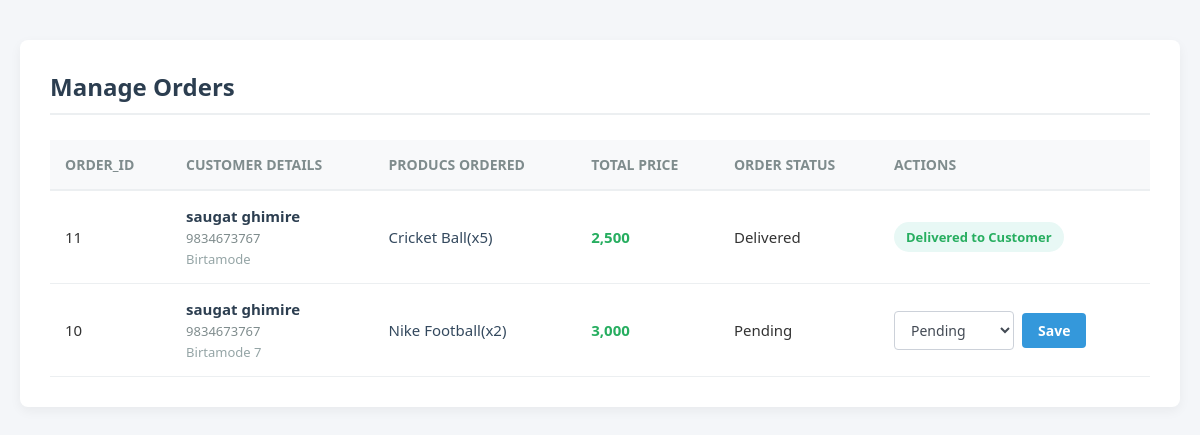
/view/admin/orders.php (signed in), run on the app's committed database.
### tables this page shows
CREATE TABLE `orders` (
  `order_id` int(11) NOT NULL,
  `purchase_order_id` varchar(100) NOT NULL,
  `user_id` int(11) NOT NULL,
  `customer_name` varchar(100) NOT NULL,
  `customer_phone` varchar(20) NOT NULL,
  `customer_email` varchar(100) DEFAULT NULL,
  `delivery_address` text NOT NULL,
  `total_amount` decimal(10,2) NOT NULL,
  `payment_method` varchar(50) NOT NULL DEFAULT 'khalti',
  `payment_status` varchar(50) NOT NULL DEFAULT 'pending',
  `order_status` varchar(50) DEFAULT 'Pending',
  `khalti_pidx` varchar(255) NOT NULL
);

### view/admin/orders.php (the view, shortened to what this page needs)
<?php
include '../../config/connection.php';
$orders_sql = "SELECT o.order_id,o.customer_name,o.customer_name,o.customer_phone
    ,o.delivery_address,o.total_amount,o.payment_status,o.order_status,
GROUP_CONCAT(CONCAT(p.product_name,'(x',op.quantity,')')SEPARATOR',') as all_products
FROM orders o
INNER JOIN order_products op ON o.order_id=op.order_id
INNER JOIN products p on op.product_id  = p.product_id
GROUP BY order_id
ORDER BY o.order_id DESC";
$order_result = $conn->query($orders_sql);
?>
<!DOCTYPE html>
<html lang="en">
<head>
    <link rel="stylesheet" href="../../assets/css/orders.css">
</head>
<body>
    <div class="orders-section" >
        <div class ="section-header">
        <h2> Manage Orders</h2>
    </div>
    <table class="orders-display-table">
        <thead>
            <tr class="headings">
                <th>Order_ID</th>
                <th>Customer Details</th>
                <th>Producs Ordered</th>
                <th>Total Price</th>
                <th>Order Status</th>
                <th>Actions</th>
            </tr>
        </thead>
        <tbody>
            <?php if ($order_result->num_rows > 0): ?>
                <?php while ($row = $order_result->fetch_assoc()): ?>
                    <tr class="details">
                    <td class="order_id"> <?php echo htmlspecialchars($row['order_id']); ?>
                    </td>
                        <td class=" cs-details">
                            <div class="cs-name"><?php echo htmlspecialchars($row['customer_name']); ?></div>
                            <div class="cs-phone"><?php echo htmlspecialchars($row['customer_phone']); ?></div>
                            <div class="cs-address"><?php echo htmlspecialchars($row['delivery_address']); ?></div>
                        </td>
                        <td class="products">
                            <?php echo htmlspecialchars($row['all_products']); ?>
                        </td>
                        <td class="total_amount">
                            <?php echo number_format($row['total_amount']) ?>
                        </td>
                        <td class="ORDER STATUS"><?php echo htmlspecialchars($row['order_status']) ?></td>
                        <td class="actions">
                            <?php if ($row['order_status'] === 'Delivered'): ?>
                                <span class="txt-completed">Delivered to Customer</span>
                            <?php else: ?>
                                <form action="" method="POST" class="status-form">
                                    <select name="order_status" class="status-dropdown">
                                        <option value="Pending">Pending</option>
                                    </select>
                                    <button type="submit" name="update-status" class="btn-save">Save</button>
                                </form>
                            <?php endif; ?>
                        </td>
                    </tr>
                <?php endwhile; ?>
            <?php else: ?>
                <tr>
                    <td colspan="6" class="no-data">No orders Found</td>
                </tr>
            <?php endif; ?>
        </tbody>
    </table>
</body>
</html>

### assets/css/orders.css (style rules this page uses)
* { margin: 0; padding: 0; box-sizing: border-box; font-family: 'Segoe UI', Tahoma, Geneva, Verdana, sans-serif; }
body { background-color: #f4f6f9; color: #333; padding: 40px 20px; }
.orders-section { max-width: 1200px; margin: 0 auto; background: #ffffff; padding: 30px; border-radius: 8px; box-shadow: 0 4px 12px rgba(0, 0, 0, 0.05); }
.section-header h2 { font-size: 24px; color: #2c3e50; margin-bottom: 25px; border-bottom: 2px solid #eceff1; padding-bottom: 10px; }
.orders-display-table { width: 100%; border-collapse: collapse; text-align: left; }
.orders-display-table th { background-color: #f8f9fa; color: #7f8c8d; font-size: 14px; text-transform: uppercase; font-weight: 600; padding: 15px; border-bottom: 2px solid #eceff1; }
.orders-display-table td { padding: 15px; border-bottom: 1px solid #eceff1; vertical-align: middle; font-size: 15px; }
.cs-name { font-weight: bold; color: #2c3e50; }
.cs-phone { font-size: 13px; color: #7f8c8d; margin: 3px 0; }
.cs-address { font-size: 13px; color: #95a5a6; }
.products { max-width: 250px; color: #34495e; line-height: 1.4; }
.total_amount { font-weight: bold; color: #27ae60; }
.status-form { display: flex; gap: 8px; align-items: center; }
.status-dropdown { padding: 8px 12px; border: 1px solid #ccd1d9; border-radius: 4px; background-color: #fff; color: #434a54; outline: none; cursor: pointer; font-size: 14px; }
.btn-save { background-color: #3498db; color: white; border: none; padding: 8px 16px; border-radius: 4px; cursor: pointer; font-weight: 600; font-size: 14px; transition: background 0.2s ease; }
.txt-completed { color: #27ae60; font-weight: 600; background-color: #e8f8f5; padding: 6px 12px; border-radius: 20px; font-size: 13px; display: inline-block; }

### data on the page
orders: order_id "11", customer_name "saugat ghimire", customer_phone "9834673767", delivery_address "Birtamode", all_products "Cricket Ball(x5)", total_amount "2,500", order_status "Delivered", shows "Delivered to Customer"
orders: order_id "10", customer_name "saugat ghimire", customer_phone "9834673767", delivery_address "Birtamode 7", all_products "Nike Football(x2)", total_amount "3,000", order_status "Pending"
